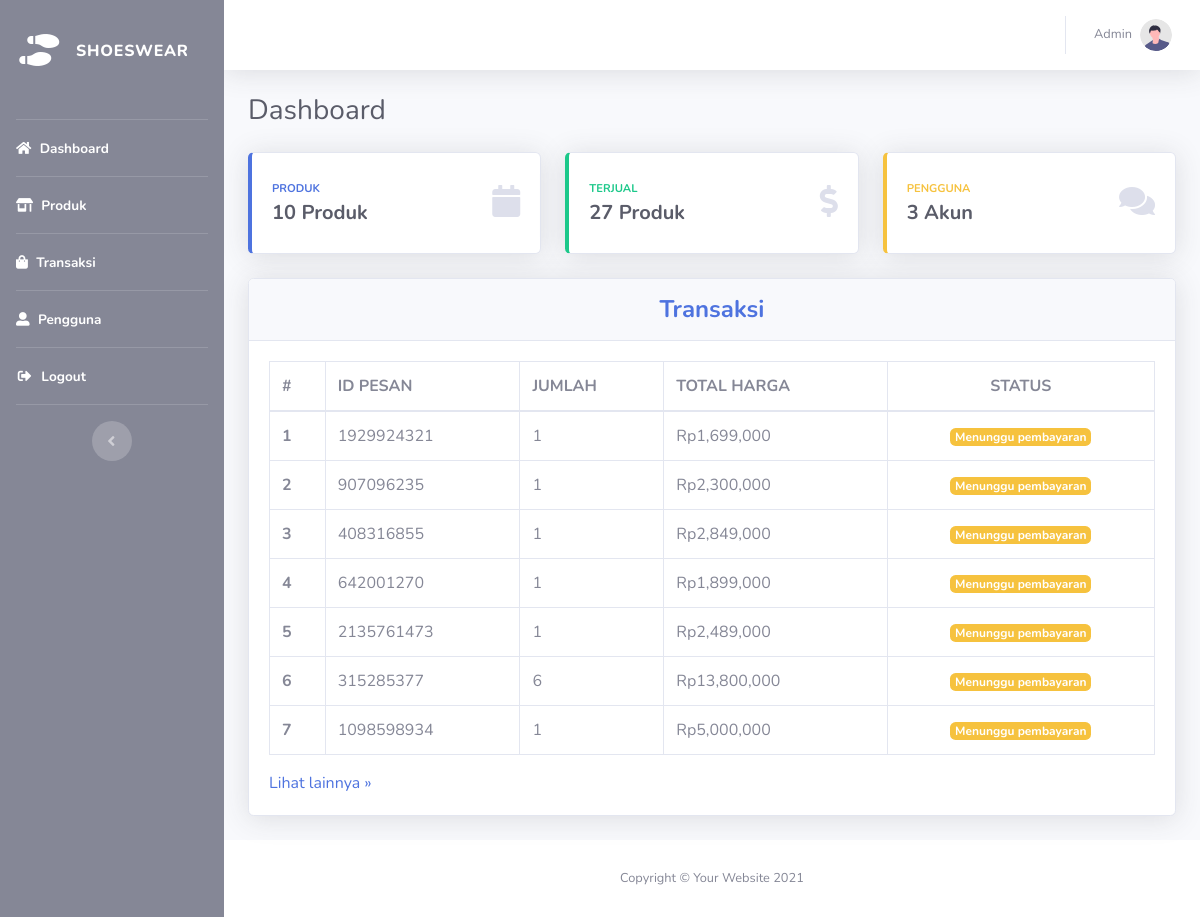
The page /admin (signed in) on the database its author committed.
### tables this page shows
CREATE TABLE `transaksi` (
  `id` int(11) NOT NULL,
  `id_pesan` int(11) NOT NULL,
  `id_user` int(11) NOT NULL,
  `pengirim` varchar(50) NOT NULL,
  `penerima` varchar(50) NOT NULL,
  `alamat` varchar(150) NOT NULL,
  `telepon` int(15) NOT NULL,
  `email` varchar(50) NOT NULL,
  `kuantiti_total` int(11) NOT NULL,
  `total_akhir` int(20) NOT NULL,
  `pembayaran` int(11) NOT NULL,
  `id_status` int(11) NOT NULL,
  `pesan_at` datetime NOT NULL,
  `kirim_at` datetime NOT NULL,
  `terima_at` datetime NOT NULL
);

### function/admin.php (called while the page is built, shortened)
<?php
require 'koneksi.php';
function home()
{
    global $konek;
    $barang = mysqli_query($konek, "SELECT * FROM produk");
    $jual = mysqli_query($konek, "SELECT SUM(jual) as jual FROM penjualan");
    $akun = mysqli_query($konek, "SELECT * FROM users WHERE role='2'");
    $trans = mysqli_query($konek, "SELECT * FROM transaksi JOIN status ON status.id_status=transaksi.id_status WHERE transaksi.id_status < 2 ORDER BY id DESC LIMIT 7 ");
    $tran = [];
    while ($tr = mysqli_fetch_object($trans)) {
        $tran[] = $tr;
    }
    $data = [
        'judul'     => 'Beranda',
        'produk'    => mysqli_fetch_object($barang),
        'jmlPd'     => mysqli_num_rows($barang),
        'akun'     => mysqli_num_rows($akun),
        'jual'     => mysqli_fetch_object($jual),
        'trans'     => $tran,
    ];
    return $data;
}

### admin/index.php (the view, shortened to what this page needs)
<?php
require '../function/admin.php';
$jmlPd = home()['jmlPd'];
$transaksi = home()['trans'];
require 'layout/header.php';
?>
<div id="wrapper">
    <?php require 'layout/sidebar.php' ?>
    <div id="content-wrapper" class="d-flex flex-column">
        <div id="content">
            <?php require 'layout/topbar.php' ?>
            <div class="container-fluid">
                <div class="d-sm-flex align-items-center justify-content-between mb-4">
                    <h1 class="h3 mb-0 text-gray-800">Dashboard</h1>
                </div>
                <div class="row">
                    <div class="col-xl-4 col-md-6 mb-4">
                        <div class="card border-left-primary shadow h-100 py-2">
                            <div class="card-body">
                                <div class="row no-gutters align-items-center">
                                    <div class="col mr-2">
                                        <div class="text-xs font-weight-bold text-primary text-uppercase mb-1">
                                            Produk</div>
                                        <div class="h5 mb-0 font-weight-bold text-gray-800"><?= $jmlPd ?> Produk</div>
                                    </div>
                                    <div class="col-auto">
                                        <i class="fas fa-calendar fa-2x text-gray-300"></i>
                                    </div>
                                </div>
                            </div>
                        </div>
                    </div>
                    <div class="col-xl-4 col-md-6 mb-4">
                        <div class="card border-left-success shadow h-100 py-2">
                            <div class="card-body">
                                <div class="row no-gutters align-items-center">
                                    <div class="col mr-2">
                                        <div class="text-xs font-weight-bold text-success text-uppercase mb-1">
                                            Terjual</div>
                                        <div class="h5 mb-0 font-weight-bold text-gray-800"><?= home()['jual']->jual ?> Produk</div>
                                    </div>
                                    <div class="col-auto">
                                        <i class="fas fa-dollar-sign fa-2x text-gray-300"></i>
                                    </div>
                                </div>
                            </div>
                        </div>
                    </div>
                    <div class="col-xl-4 col-md-6 mb-4">
                        <div class="card border-left-warning shadow h-100 py-2">
                            <div class="card-body">
                                <div class="row no-gutters align-items-center">
                                    <div class="col mr-2">
                                        <div class="text-xs font-weight-bold text-warning text-uppercase mb-1">
                                            Pengguna</div>
                                        <div class="h5 mb-0 font-weight-bold text-gray-800"><?= home()['akun'] ?> Akun</div>
                                    </div>
                                    <div class="col-auto">
                                        <i class="fas fa-comments fa-2x text-gray-300"></i>
                                    </div>
                                </div>
                            </div>
                        </div>
                    </div>
                </div>
                <div class="card shadow mb-4">
                    <div class="card-header py-3">
                        <h4 class="m-0 font-weight-bold text-primary text-center">Transaksi</h4>
                    </div>
                    <div class="card-body">
                        <div class="table-responsive">
                            <table class="transaksi table table-bordered" width="100%" cellspacing="0">
                                <thead>
                                    <tr>
                                        <th scope="col">#</th>
                                        <th scope="col">ID PESAN</th>
                                        <th scope="col">JUMLAH</th>
                                        <th scope="col">TOTAL HARGA</th>
                                        <th scope="col" class="text-center">STATUS</th>
                                    </tr>
                                </thead>
                                <tbody>
                                    <?php foreach ($transaksi as $key => $value) : ?>
                                        <tr>
                                            <th scope="row"><?= $key + 1 ?></th>
                                            <td><?= $value->id_pesan ?></td>
                                            <td><?= $value->kuantiti_total ?></td>
                                            <td>Rp<?= number_format($value->total_akhir, 0) ?></td>
                                            <td class="text-center">
                                                <?php if ($value->id_status == 0 && $value->pembayaran == 0) : ?>
                                                    <span class=" badge badge-warning">Menunggu pembayaran</span>
                                                <?php elseif ($value->id_status == 0 && $value->pembayaran == 1) : ?>
                                                    <span class=" badge badge-warning">Verifikasi pembayaran</span>
                                                <?php elseif ($value->id_status == 2) : ?>
                                                    <span class=" badge badge-primary"><?= $value->keterangan ?></span>
                                                <?php endif; ?>
                                            </td>
                                        </tr>
                                    <?php endforeach; ?>
                                </tbody>
                            </table>
                        </div>
                        <a class="text-decoration-none" href="<?= url ?>admin/transaksi.php"> Lihat lainnya &raquo;</a>
                    </div>
                </div>
            </div>
        </div>
        <?php require 'layout/footer.php'; ?>

### rows shown on the page
transaksi: id_pesan "1929924321", kuantiti_total "1", total_akhir "1,699,000", pembayaran "Menunggu pembayaran"
transaksi: id_pesan "907096235", kuantiti_total "1", total_akhir "2,300,000", pembayaran "Menunggu pembayaran"
transaksi: id_pesan "408316855", kuantiti_total "1", total_akhir "2,849,000", pembayaran "Menunggu pembayaran"
transaksi: id_pesan "642001270", kuantiti_total "1", total_akhir "1,899,000", pembayaran "Menunggu pembayaran"
transaksi: id_pesan "2135761473", kuantiti_total "1", total_akhir "2,489,000", pembayaran "Menunggu pembayaran"
transaksi: id_pesan "315285377", kuantiti_total "6", total_akhir "13,800,000", pembayaran "Menunggu pembayaran"
transaksi: id_pesan "1098598934", kuantiti_total "1", total_akhir "5,000,000", pembayaran "Menunggu pembayaran"

### other values the page prints
$jmlPd "10"
home()['jual']->jual "27"
home()['akun'] "3"
